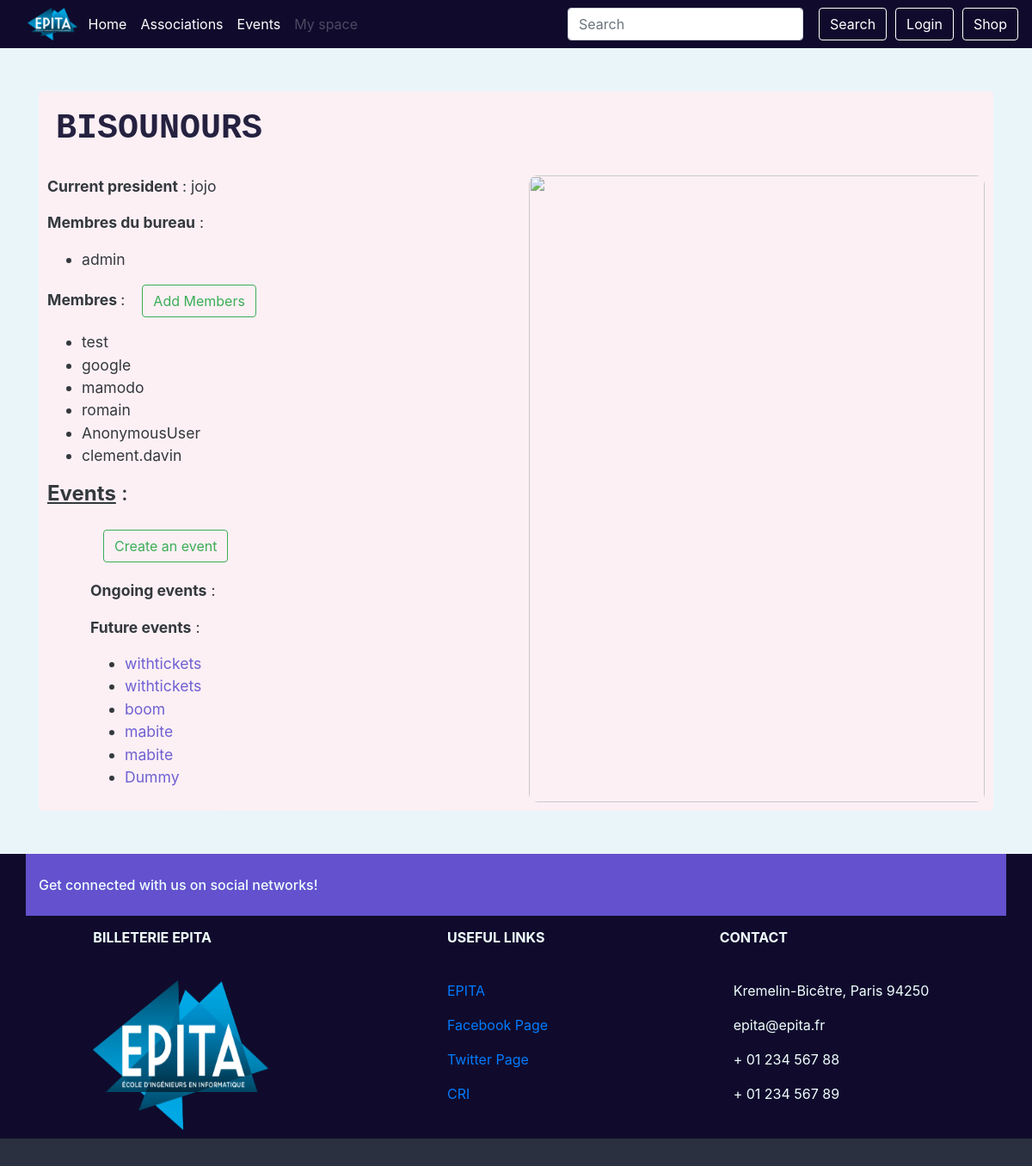
The page /assos/1 on the database as committed earlier.
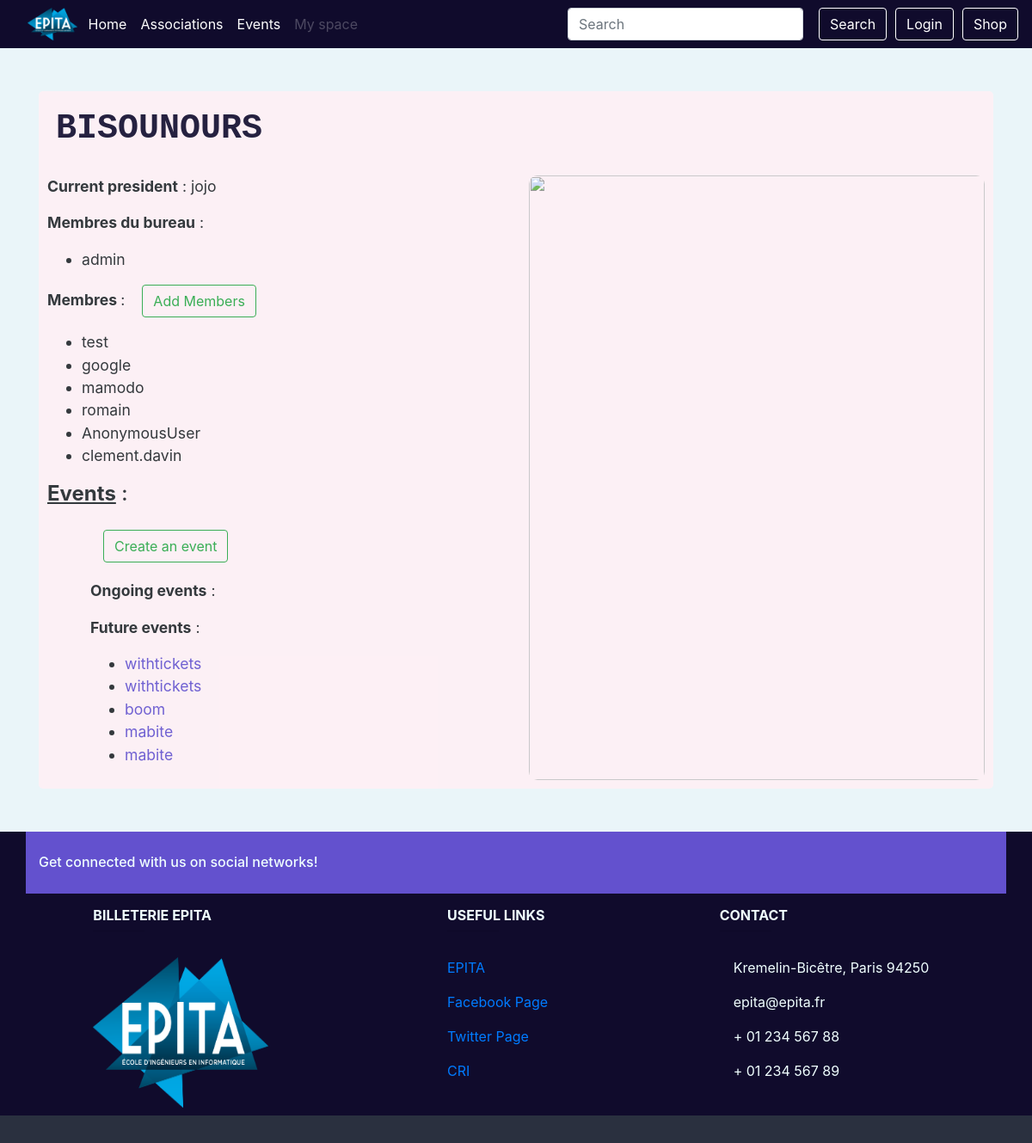
The same page on the database as committed later.
### event/models.py (models this page shows, shortened)
class Manager(models.Model):
    user = models.ForeignKey(User, on_delete=models.CASCADE,
                             related_name="managerships")
    assos_id = models.ForeignKey(Association, on_delete=models.CASCADE,
                                 related_name='managers')
    member = CompositeOneToOneField(Member, on_delete=models.CASCADE,
                                    to_fields={"assos_id", "user"})
    class Meta:
        verbose_name = _("Member of the Bureau")
        verbose_name_plural = _("Members of the Bureau")

class Member(models.Model):
    assos_id = models.ForeignKey(Association, related_name='members',
                                 on_delete=models.CASCADE)
    user = models.ForeignKey(User, related_name='memberships',
                             on_delete=models.CASCADE)
    class Meta:
        verbose_name = _("Member")
        verbose_name_plural = _("Members")
        unique_together = ('assos_id', 'user')

class Event(models.Model):
    PENDING = 'P'
    APPROVED = 'A'
    REFUSED = 'R'
    CANCELED = 'C'
    EVENT_STATE_CHOICES = (
        (PENDING, _("Pending")),
        (APPROVED, _("Approved")),
        (REFUSED, _("Refused")),
        (CANCELED, _("Canceled")),
    )
    title = models.CharField(_("Title of the event"), max_length=64)
    event_state = models.CharField(_("State of the event"), max_length=1,
                                   choices=EVENT_STATE_CHOICES,
                                   default=PENDING)
    manager_id = models.ForeignKey(Manager, on_delete=models.SET_NULL,
                                   null=True, blank=True)
    start = models.DateTimeField(_("Start date and time"))
    end = models.DateTimeField(_("End date and time"))
    assos_id = models.ForeignKey(Association, on_delete=models.CASCADE,
                                 related_name='events')
    address_id = AddressField(on_delete=models.PROTECT)
    premium_flag = models.BooleanField(_("Premium"), default=False)
    class Meta:
        verbose_name = (_("Event"))
        verbose_name_plural = (_("Events"))
        permissions = (
            ('access_dashboard', 'User can access this event\'s dashboard'),
            ('change_state', 'User can the event\'s state'),
        )

### event/views.py (the view, shortened to what this page needs)
# urls.py: path('assos/<int:pk>', views.AssosDetailView.as_view(), name='asso_detail'),
class AssosDetailView(generic.DetailView, generic.edit.FormMixin):
    model = Association
    template_name = 'assos_detail.html'
    form_class = AddMemberForm # maybe have several forms for other ranks
    def get_form_kwargs(self):
        kwargs = super(AssosDetailView, self).get_form_kwargs()
        kwargs.update({'user': self.request.user, 'asso' : self.get_object()})
        return kwargs
    def get_object(self): # do I really need to override?
        my_assos = get_object_or_404(Association, pk=self.kwargs.get('pk'))
        return my_assos
    def get_context_data(self, **kwargs):
        context = super().get_context_data(**kwargs)
        assos = self.get_object()
        try:
            president = assos.president
        except President.DoesNotExist:
            president = None
        context['president'] = president
        president = User.objects.none() if president is None else [president.user]
        managers = assos.managers.all().exclude(user__in=president)
        context['managers'] = managers
        managers = managers.values_list('user', flat=True)
        members = assos.members.all().exclude(user__in=managers).exclude(user__in=president)
        context['members'] = members
        events = assos.events.all()
        now = timezone.now()
        context['future_events'] = events.filter(start__gt=now)
        context['ongoing_events'] = events.filter(start__lte=now, end__gt=now)
        context['form'] = self.get_form()
        return context

### event/forms.py
class AddMemberForm(forms.Form):
        def __init__(self, *args, **kwargs):
            self.asso = kwargs.pop('asso', None)
            self.user = kwargs.pop('user', None)
            super(AddMemberForm,self).__init__(*args,**kwargs)
            unwanted = self.asso.members.all().values_list('user', flat=True)
            self.fields['users'].queryset = User.objects.all().exclude(id__in=unwanted)
        users = forms.ModelMultipleChoiceField(label=_("Members to add"),
        queryset=User.objects.none(),
        widget=forms.SelectMultiple(attrs={"class" : "form-control select-multiple"}),
        required=False)

### shop/cart.py (called while the page is built)
def _cart_id(request):
    if 'cart_id' not in request.session:
        request.session['cart_id'] = _generate_cart_id()
    return request.session['cart_id']

def _generate_cart_id():
    import string, random
    return ''.join([random.choice(string.ascii_letters + string.digits) for _ in range(50)])

def get_all_cart_items(request):
    return CartItem.objects.filter(cart_id = _cart_id(request))

def item_count(request):
    return get_all_cart_items(request).count()

### templates/assos_detail.html (shortened to what this page needs)
{% extends "base.html" %}
{% load static %}
{% load guardian_tags %}
{%block content %}
    <div style="font-size:1.1rem;"class="container basic-block">
        <h1 style="font-family:'Courier New', Courier, monospace; font-weight:bolder; color:#100b2c; text-transform: uppercase; margin:10px; margin-bottom: 30px;">{{object.name}}</h1>
        {% if president %}
        <div class="row">
            <article class="col-xs-4 col-sm-4 col-md-4 col-lg-6">
                <p><b>Current president</b> : {{president.user.username}}</p>
                {% else %}
                <p><b>President</b> : Anonymous</p>
                {% endif %}
                <p><b>Membres du bureau</b> :</p>
                <ul style="">
                    {% for manager in managers %}
                    <li>{{manager.user.username}}
                    </li>
                    {% endfor %}
                </ul>
                <p><b>Membres </b> :<button style="margin-left:20px;" class="btn btn-outline-success" onclick="display('add_members')">Add Members</button></p>
                <ul>
                    {% for member in members %}
                        <li>{{member.user.username}}
                        </li>
                    {% endfor %}
                </ul>
                <h4><b style="text-decoration: underline;">Events</b> :</h4>
                <div style="margin-left:50px;">
                    {% if "create_event" in assos_perms %}
                    <a style="margin:15px;" href="{% url 'event:event_creation' asso=object.pk%}">
                    <button style="margin-top:20px;" class="btn btn-outline-success">Create an event</button>
                    </a>
                    {% endif %}
                    <p style="margin-top:20px;"><b>Ongoing events</b> :</p>
                    <p><b>Future events</b> :</p>
                    <ul>
                        {% for event in future_events %}
                        <li><a style="color:#6351ce; "href="{% url 'event:event_detail' event.id %}">{{event.title}}</a></li>
                        {% endfor %}
                    </ul>
                </div>
            </article>
            <article class="col-xs-4 col-sm-4 col-md-4 col-lg-6">
                <img src="{% static "img/assos_detail_img.png"%}" style="
                    opacity: 0.9;
                    height:100%;
                    width:100%;
                    border-radius: 10px;
                ">
            </article>
        </div>
    </div>
{% endblock content %}

Rows that differ between the two databases and show on the page:
removed Event: title "Dummy"
